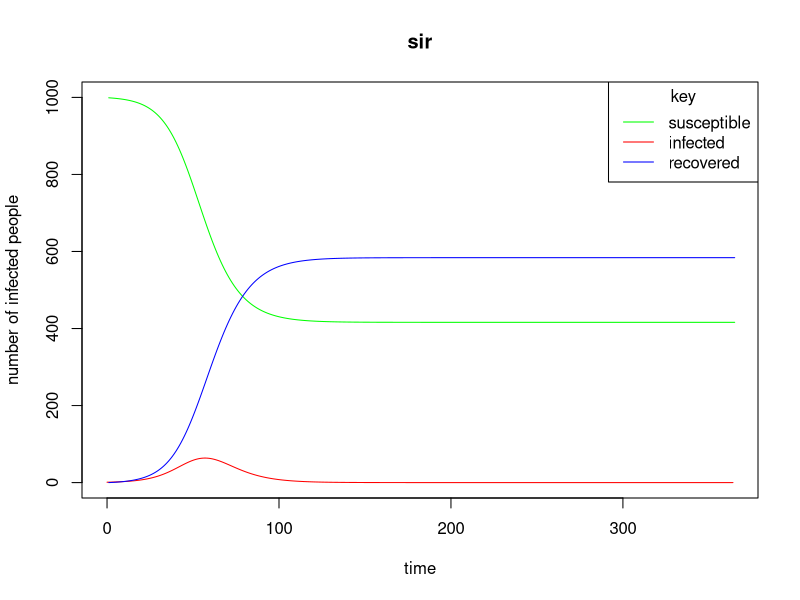
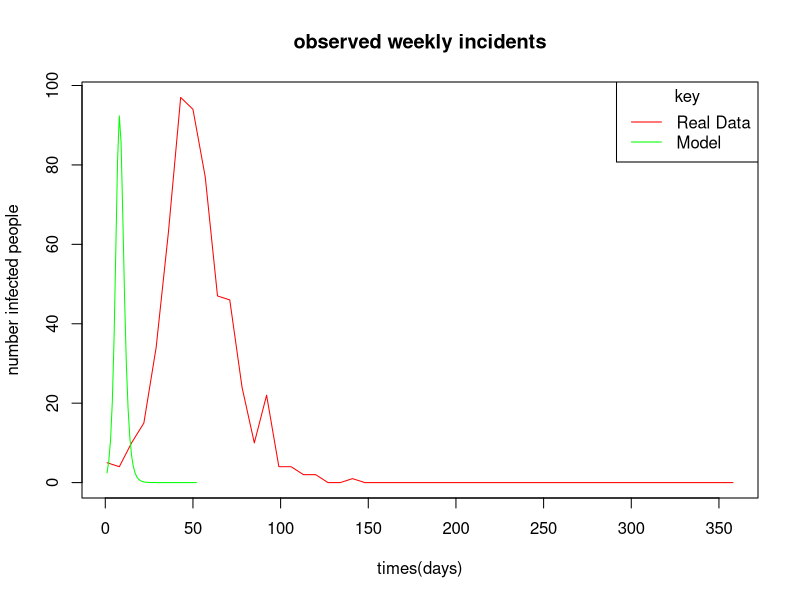

The R source for these figures, in order:
library(deSolve) 

#create a model 

SIR_odes <- function (t,x,params){ 
  S <- x[1] 
  I <- x[2]
  R <- x[3] 
  beta <- params[1] 
  gamma <- params[2] 
  dS <- -beta*S*I 
  dI <- beta*S*I - gamma*I 
  dR <- gamma*I 
  list(c(dS,dI,dR))
  
  
}

#parameters 
R0 <- 1.5 
gamma <- 1/5 
beta <- R0*gamma/1000

#times 

t<- seq(0,364,by= 1) 

results <- as.data.frame(ode(y = c(S=999, I=1, R=0), 
                             times = t, func = SIR_odes, parms = c(beta,gamma))) 

plot(x =results$time, y=results$I, type = 'l', col = 'red', ylim = c(0,1000), main = 'sir', xlab = 'time', ylab = 'number of infected people')
lines(x = results$S , type = 'l', col= 'green')
lines(x = results$R,  type = 'l', col = 'blue') 
legend("topright", title="key", legend=c("susceptible", "infected", "recovered"), 
       col = c("green","red", "blue"),
       lty=c(1,1,1)) 


#######################################
##creating data and compare to model ##

S0 <- 999
I0 <- 1 
R0 <- 0 

repro_number <- 1.5 
beta_2 <- 3e-04
gamma <- 1/5 

#times 
days <- seq(1,364, by=1) 

#starting conditions for pop size/per capita 
results <- as.data.frame(ode(y=c(S=S0,I=I0,R=R0), times = days, func= SIR_odes, parms = c(beta_2,gamma) ))

#real data is discrete so generating 'real data' 

#this is subtracting across the numbers 
incidence <- c(0,-diff(results$S)) #from model 

#weekly incidence 
weekly_incidence <- colSums(matrix(incidence, nrow=7)) #from model 

#turning into real data by using rpois, randomly choosing numbers on poisson 
real_data <- data.frame(times=seq(1,364,by=7), inc=rpois(length(weekly_incidence), weekly_incidence)) 

plot(real_data, type= 'l', col = 'red', xlab = 'times(days)', ylab="number infected people", main = "observed weekly incidents")  

lines(weekly_incidence, type = 'l', col = 'green') 
legend("topright", title="key", legend=c("Real Data", "Model"), 
       col = c("red","green"),
       lty=c(1,1)) 


################
## likelihood ## 

likelihood_fun <- function(pars){ 
  beta_2 <- pars[1] 
  gamma <- pars[2] 
  results <- results <- as.data.frame(ode(y=c(S=S0,I=I0,R=R0), 
                                          times = days, func= SIR_odes,
                                          parms = c(beta_2,gamma) ))
  incidence <- c(0,-diff(results$S)) 
  weekly_incidence <- colSums(matrix(incidence, nrow=7)) 
  
  lik <- sum(dpois(real_data$inc, weekly_incidence, log = TRUE)) 
  
  lik
  
}

real_pars <- c(beta_2,gamma)

#plugging in real pars 
print(likelihood_fun(real_pars))
